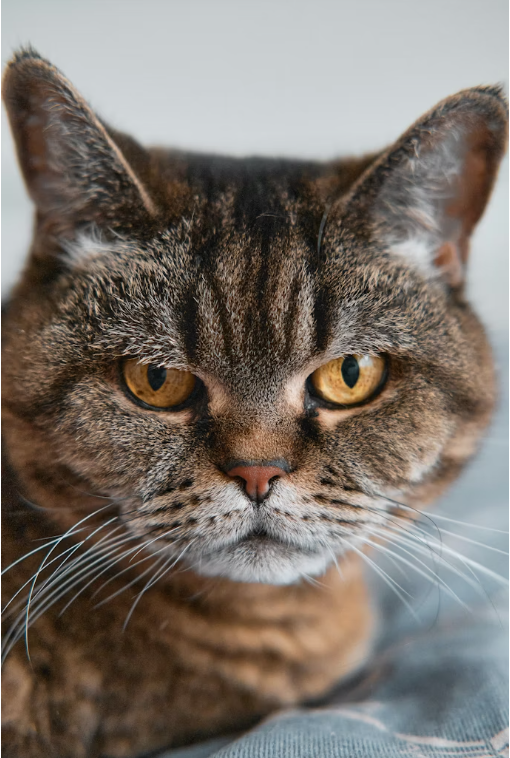
#> input picture EXAM/cat.png, 510 x 758 px
$ jupyter execute 08.ipynb
#> lines starting #> are read from the running program, lines starting #| are printed output that depends on the picture; after the words box and inside, x2 and y2 are one past the last pixel; in counts of white or black regions, pixels touching at a corner belong together
[cell 1]
import cv2
import matplotlib.pyplot as plt

# Read Image
image = cv2.imread("cat.png")
#> image is the input picture: shape (758, 510, 3); mean B, G, R 107.2, 114.9, 123.1

# Convert image to grayscale
gray = cv2.cvtColor(image, cv2.COLOR_BGR2GRAY)
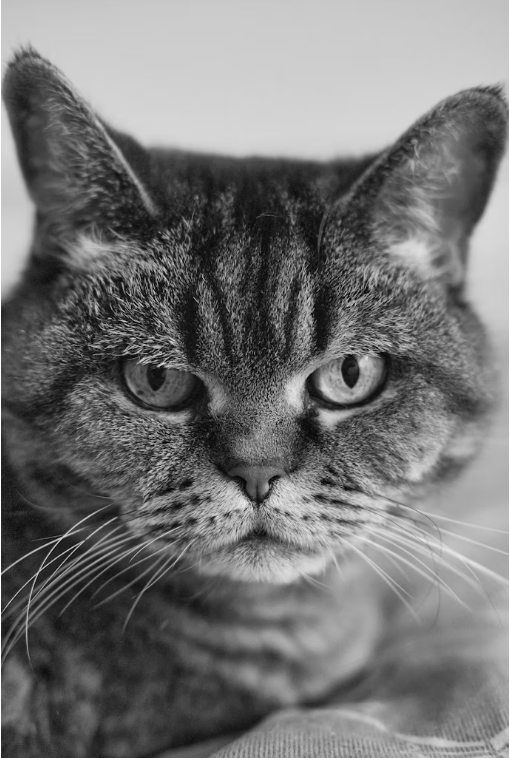
#> gray: shape (758, 510); min 2, max 255, mean 116.5

# Gray-Level Slicing Parameters
low = 100
high = 200

# 1. Gray-Level Slicing WITHOUT Background
# Pixels within the range become white (255)
# Other pixels become black (0)
without_background = cv2.inRange(gray, low, high)
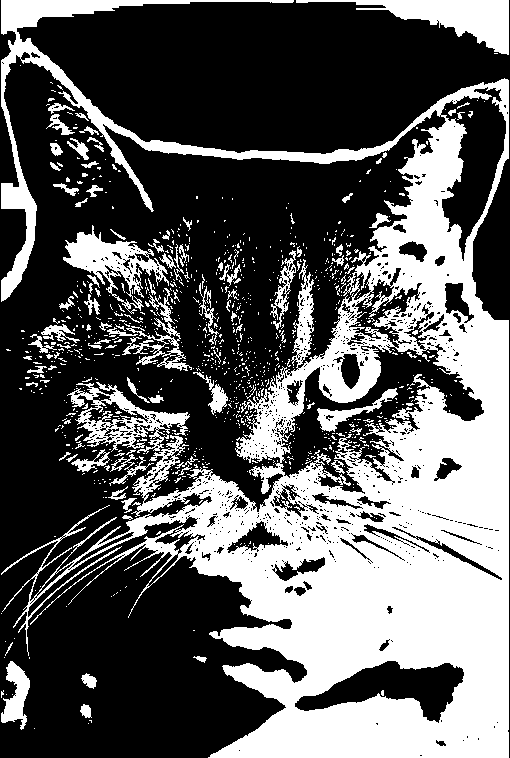
#> without_background: shape (758, 510); 37.1% white; 956 white regions (857 under 20 px), largest, box (x1, y1, x2, y2) and area: (1, 0, 509, 758) 120350, (296, 0, 509, 55) 4081, (63, 225, 169, 314) 2967


# 2. Gray-Level Slicing WITH Background
# Copy original grayscale image
with_background = gray.copy()

# Pixels within the range become white
with_background[
    (gray >= low) & (gray <= high)
] = 255
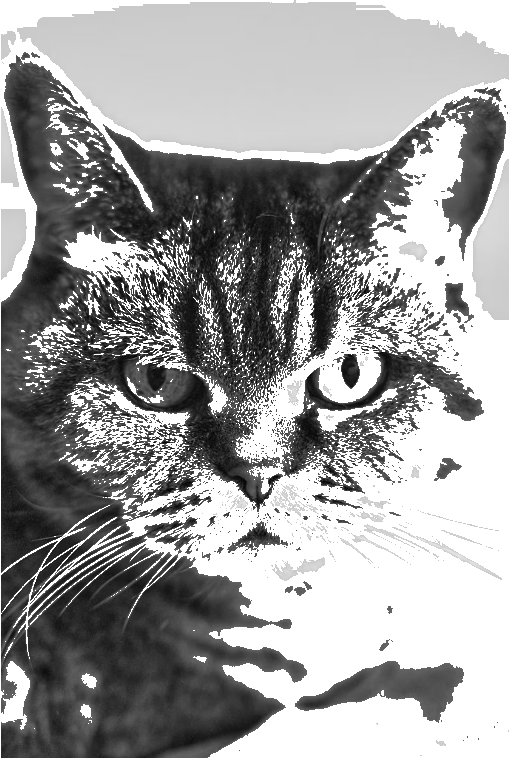
#> with_background: shape (758, 510); min 2, max 255, mean 157.1

# Display Results
plt.figure(figsize=(12, 8))

# Original Image
plt.subplot(2, 2, 1)
plt.imshow(gray, cmap="gray")
plt.title("Original Grayscale Image")
plt.axis("off")

# Without Background
plt.subplot(2, 2, 2)
plt.imshow(without_background, cmap="gray")
plt.title("Gray-Level Slicing Without Background")
plt.axis("off")

# With Background
plt.subplot(2, 2, 3)
plt.imshow(with_background, cmap="gray")
plt.title("Gray-Level Slicing With Background")
plt.axis("off")

plt.tight_layout()
plt.show()
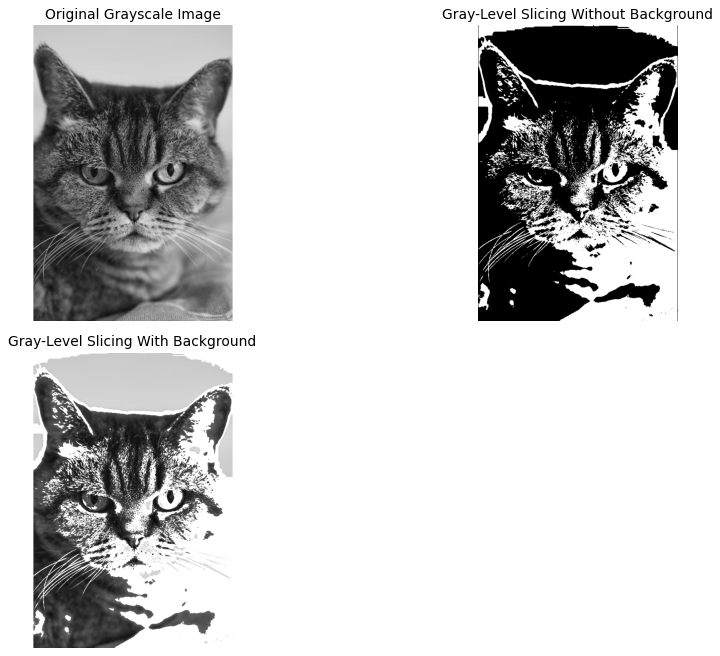
#> figure drawn by matplotlib, 3 panels
